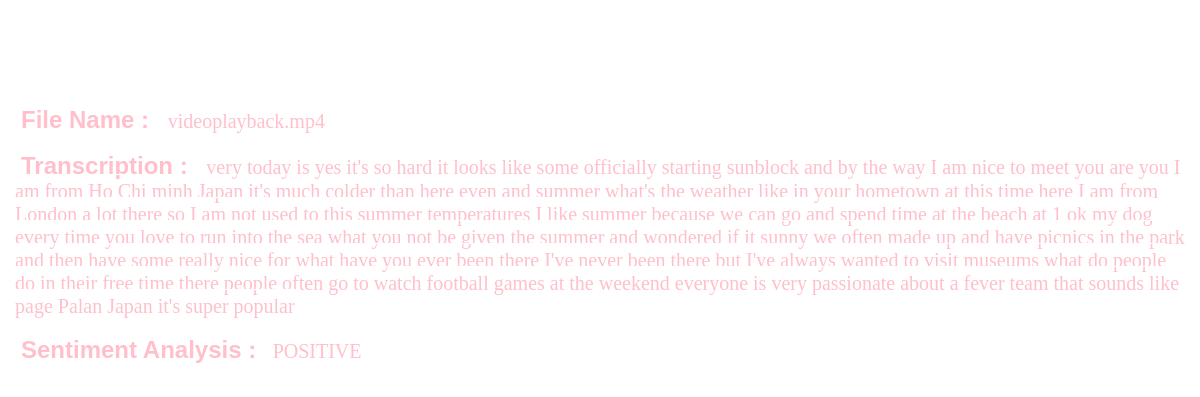
Screenshot of /9 with the database file from the repository.
### create/models.py (models this page shows, shortened)
class Person(models.Model):
    file_name=models.CharField(max_length=20)
    transcripted_sentence=models.TextField()
    Sentiment_analysis=models.TextField()
    transcripted_Sentence_slice=models.TextField()

### create/views.py (the view)
# urls.py: path('<id>', views.detail_view,name="detail_view" ),
def detail_view(request, id):
    context = {}
    context["data"] = models.Person.objects.get(id=id)
    return render(request, "detail_view.html", context)

### create/templates/detail_view.html (shortened to what this page needs)
<!DOCTYPE html>
<html lang="en">
<head>
	{%load static%}
	        <link rel="stylesheet" href="{%static 'second_page.css'%}">
</head>
<body>
<div class="body">
	<center><h1 style="font-family: Georgia, serif;color:white">Transcription Page</h1></center>
	<br>
	<div class="onn">
		<h2 class="design">File Name : </h2>  <p class="design"> {{ data.file_name }}</p>
    </div>
	<br>
	<div class="onn">		<h2 class="design">Transcription : </h2>  <p class="design">{{ data.transcripted_sentence }}</p>
	</div>
	<br>
	<div class="onn">
			<h2 class="design">Sentiment Analysis :</h2>  <p class="design">{{ data.Sentiment_analysis }}</p><br/>
	</div>
</div>
</body>
</html>

### create/static/second_page.css (style rules this page uses)
body { margin: 15px; padding: 0; background-image:url("https://c4.wallpaperflare.com/wallpaper/22/240/855/texture-gradient-simple-background-blue-wallpaper-preview.jpg"); font-family: 'Arial'; background-size: cover; color:white; }
p { font-family: "Times New Roman", Times, serif; }
.design { display: inline; width: 250px; height: 100px; padding: 5px; border: 1px solid white; color:pink; }

### create/templates/detail_view.html (style rules this page uses)
h1 { display: inline; width: 300px; height: 100px; padding: 5px;   }
p { font-family: "Times New Roman", Times, serif; font-size:20px; }

### rows the page displays
Person: file_name "videoplayback.mp4", transcripted_sentence "very today is yes it's so hard it looks like some officially starting sunblock and by the way I am nice to meet you are you I am from Ho Chi minh Japan it's much colder than here even and summer what's the weather like in your hometown at this time here I am from London a lot there so I am not used to this summer temperatures I like summer because we can go and spend time at the beach at 1 ok my dog every time you love to run into the sea what you not be given the summer and wondered if it sunny we often made up and have picnics in the park and then have some really nice for what have you ever been there I've never been there but I've always wanted to visit museums what do people do in…", Sentiment_analysis "POSITIVE"
